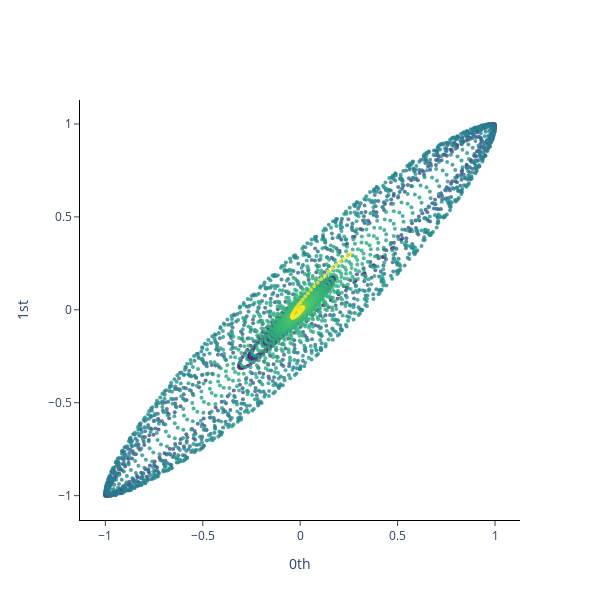

Notebook source saved alongside this figure:
### Code cell
plot_point_cloud(embedded_filtered_signal)

### Figure 1 — Plotly figure (JSON) as saved in the notebook; plotly's stock layout.template omitted (floating-point values rounded to 4 significant figures; data arrays with more than 128 entries replaced by an {"elided": "..."} marker saying what was removed)
{"data": [{"marker": {"color": {"elided": "5318 int values"}, "colorscale": [[0, "#440154"], [0.1111, "#482878"], [0.2222, "#3e4989"], [0.3333, "#31688e"], [0.4444, "#26828e"], [0.5556, "#1f9e89"], [0.6667, "#35b779"], [0.7778, "#6ece58"], [0.8889, "#b5de2b"], [1, "#fde725"]], "opacity": 0.8, "size": 4}, "mode": "markers", "type": "scatter", "x": {"elided": "5318 float values"}, "y": {"elided": "5318 float values"}}], "layout": {"height": 600, "plot_bgcolor": "white", "width": 600, "xaxis": {"anchor": "x", "exponentformat": "e", "linecolor": "black", "linewidth": 1, "mirror": false, "showexponent": "all", "showline": true, "side": "bottom", "ticks": "outside", "title": {"text": "0th"}, "type": "linear", "zeroline": true}, "yaxis": {"anchor": "y", "exponentformat": "e", "linecolor": "black", "linewidth": 1, "mirror": false, "showexponent": "all", "showline": true, "side": "left", "ticks": "outside", "title": {"text": "1st"}, "type": "linear", "zeroline": true}}}
